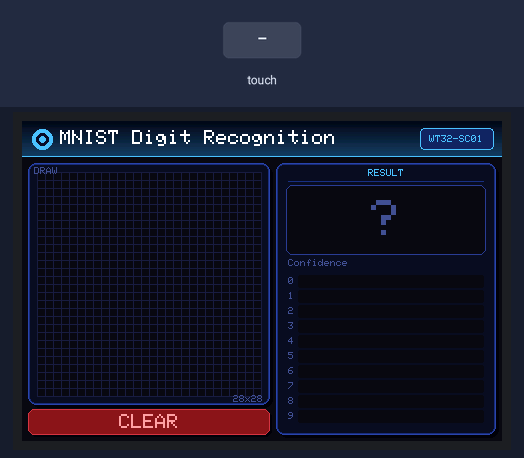
A program run on a simulated ESP32. On the bench: 480×320 colour display. Inputs (shaded band) come from the test bench. What the program prints to the serial monitor is not drawn.

Above: at 1.8 s.
1.9 s: screen touched at 13 % across, 30 % down
At 2.5 s:
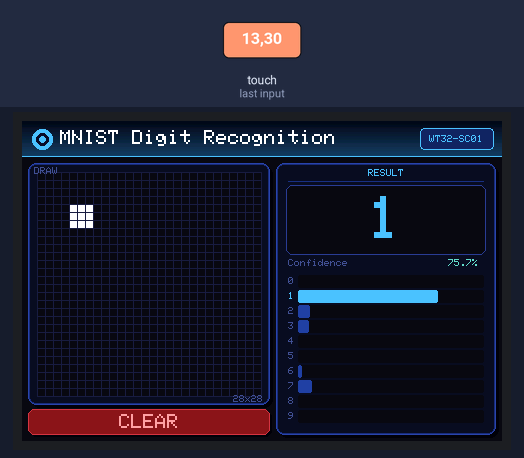
3.4 s: screen touched at 13 % across, 90 % down
At 3.54 s:
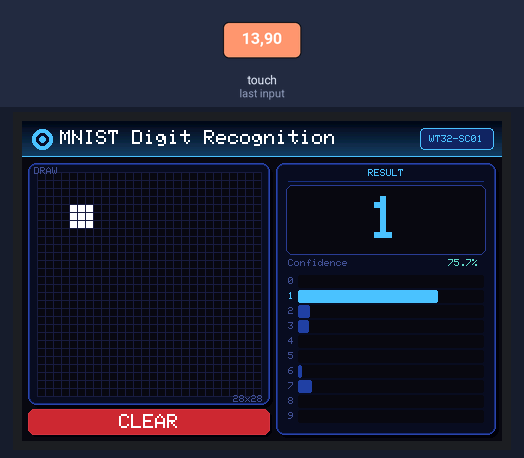
5.1 s: screen touched at 38 % across, 90 % down
At 5.24 s:
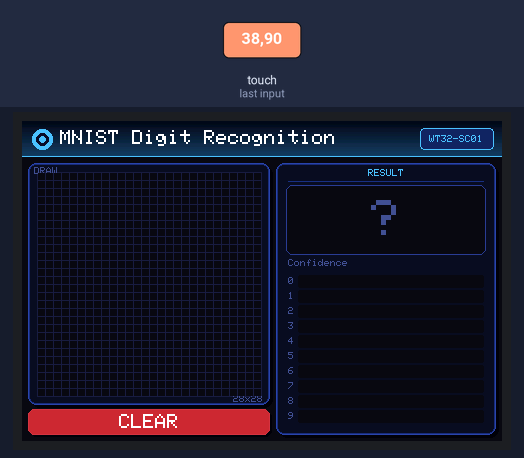
Timing chart, 0 to 8.1 s (numbered marks = the images above; inputs shaded):
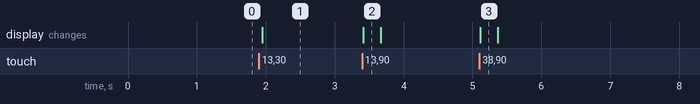

The program:

main.cpp
```cpp
/**
 * ╔══════════════════════════════════════════════════════════╗
 * ║      MNIST Digit Recognition Demo  —  UI Layer          ║
 * ║  Platform : WT32-SC01  (ESP32 + 480×320 cap-touch)      ║
 * ║  Library  : LovyanGFX v1                                ║
 * ║                                                          ║
 * ║  Layout                                                  ║
 * ║  ┌─ Title bar (h=36) ────────────────────────────────┐  ║
 * ║  │ Left card 242×242 (28×28 grid, 8px/cell)          │  ║
 * ║  │ Right panel 220×272  (big digit + bar chart)       │  ║
 * ║  │ CLEAR button 242×26 below canvas                   │  ║
 * ║  └────────────────────────────────────────────────────┘  ║
 * ╚══════════════════════════════════════════════════════════╝
 */

#define LGFX_AUTODETECT
#define LGFX_USE_V1
#include <LovyanGFX.hpp>
#include "nn_ops.h"      // MNIST CNN 推理算子库

static LGFX lcd;

// ═══════════════════════════════════════════════════════════
//  颜色工具  (RGB888 → RGB565)
// ═══════════════════════════════════════════════════════════
static inline uint16_t C(uint8_t r, uint8_t g, uint8_t b) {
    return ((uint16_t)(r >> 3) << 11) | ((uint16_t)(g >> 2) << 5) | (b >> 3);
}

// ── 调色板 ──────────────────────────────────────────────────
const uint16_t COL_BG        = C(  8,  10,  22);  // 深夜背景
const uint16_t COL_CARD      = C( 14,  15,  38);  // 卡片底色
const uint16_t COL_BORDER    = C( 45,  70, 170);  // 卡片边框蓝
const uint16_t COL_BORDER2   = C( 30,  45, 120);  // 内层边框
const uint16_t COL_GRID      = C( 28,  30,  70);  // 网格线
const uint16_t COL_CELL_BG   = C(  8,   9,  22);  // 格子底色
const uint16_t COL_ACCENT    = C( 78, 195, 252);  // 科技蓝高亮
const uint16_t COL_ACCENT2   = C(100, 220, 200);  // 青绿辅色
const uint16_t COL_DIM       = C( 70,  80, 150);  // 暗蓝次要文字
const uint16_t COL_SHADOW    = C(  2,   3,  10);  // 阴影
const uint16_t COL_CLR_BG    = C(140,  20,  30);  // 清除按钮底色
const uint16_t COL_CLR_BDR   = C(210,  55,  65);  // 清除按钮边框
const uint16_t COL_CLR_ACT   = C(200,  40,  50);  // 清除按钮按下色
const uint16_t COL_BAR_FILL  = C( 35,  65, 160);  // 普通柱状图填充

// ═══════════════════════════════════════════════════════════
//  布局常量  (所有尺寸均为像素，屏幕 480×320 横屏)
// ═══════════════════════════════════════════════════════════
#define SCREEN_W   480
#define SCREEN_H   320

// ── 标题栏 ──
#define TITLE_H     36

// ── 左侧画布卡片 ──
#define MARGIN       6
#define CELL_SZ      8      // 每个 MNIST 像素 = 8×8 屏幕像素
#define MNIST_W     28
#define MNIST_H     28
#define CANVAS_PX  (MNIST_W * CELL_SZ)      // 224 px
#define CARD_PAD     9      // 卡片内边距
#define CARD_L_X     MARGIN
#define CARD_L_Y    (TITLE_H + MARGIN)      // 42
#define CARD_L_W    (CANVAS_PX + CARD_PAD * 2)   // 242
#define CARD_L_H    (CANVAS_PX + CARD_PAD * 2)   // 242
#define CVS_X       (CARD_L_X + CARD_PAD)        // 15
#define CVS_Y       (CARD_L_Y + CARD_PAD)        // 51

// ── 清除按钮 ──
#define BTN_H        26
#define BTN_Y       (CARD_L_Y + CARD_L_H + 4)   // 288
#define BTN_X        CARD_L_X
#define BTN_W        CARD_L_W

// ── 右侧结果面板 ──
#define PANEL_X     (CARD_L_X + CARD_L_W + MARGIN)  // 254
#define PANEL_Y      CARD_L_Y                         // 42
#define PANEL_W     (SCREEN_W - PANEL_X - MARGIN)    // 220
#define PANEL_H     (SCREEN_H - PANEL_Y - MARGIN)    // 272

// ── 面板子区域 ──
#define RES_TITLE_H  20
#define RES_BIG_Y   (PANEL_Y + RES_TITLE_H + 2)     // 64
#define RES_BIG_H    70
#define RES_CONF_Y  (RES_BIG_Y + RES_BIG_H + 4)     // 138
#define RES_CONF_H   14
#define RES_BAR_Y   (RES_CONF_Y + RES_CONF_H + 2)   // 154
// 柱状图区域高度 = 面板底 - 柱起点 - 底边距
#define RES_BAR_AREA (PANEL_Y + PANEL_H - RES_BAR_Y - 4)  // 156
// 每条高度：10 条 + 9 条间距(2px)
#define BAR_H       ((RES_BAR_AREA - 9 * 2) / 10)   // 13

// ═══════════════════════════════════════════════════════════
//  全局状态
// ═══════════════════════════════════════════════════════════
uint8_t mnist_buf[MNIST_H][MNIST_W];  // 0~255 灰度值
float   infer_res[10] = {0};          // 推理置信度（后续填入）
int     predicted     = -1;           // 预测数字，-1 = 未推理

// ═══════════════════════════════════════════════════════════
//  绘制函数
// ═══════════════════════════════════════════════════════════

// ── 标题栏（渐变 + 图标 + 标签）──────────────────────────
void drawTitleBar() {
    // 逐行渐变：深蓝 → 稍亮海蓝
    for (int y = 0; y < TITLE_H; y++) {
        float t = (float)y / (TITLE_H - 1);
        uint16_t c = C(
            (uint8_t)( 5 + t * 18),
            (uint8_t)( 8 + t * 55),
            (uint8_t)(25 + t * 75)
        );
        lcd.drawFastHLine(0, y, SCREEN_W, c);
    }
    // 底部高亮线
    lcd.drawFastHLine(0, TITLE_H - 1, SCREEN_W, COL_ACCENT);

    // 左侧同心圆图标
    lcd.fillCircle(20, TITLE_H / 2, 10, COL_ACCENT);
    lcd.fillCircle(20, TITLE_H / 2,  6, C(8, 15, 45));
    lcd.fillCircle(20, TITLE_H / 2,  3, COL_ACCENT);

    // 标题文字
    lcd.setTextSize(2);
    lcd.setTextColor(TFT_WHITE);
    lcd.setCursor(38, 9);
    lcd.print("MNIST Digit Recognition");

    // 右上角芯片标签
    const int tagX = SCREEN_W - 82, tagY = 7;
    lcd.fillRoundRect(tagX,     tagY,     74, 22, 4, C(18, 38, 100));
    lcd.drawRoundRect(tagX,     tagY,     74, 22, 4, COL_ACCENT);
    lcd.setTextSize(1);
    lcd.setTextColor(COL_ACCENT);
    lcd.setCursor(tagX + 9, tagY + 7);
    lcd.print("WT32-SC01");
}

// ── 左侧画布卡片（含 28×28 网格）──────────────────────────
void drawCanvasCard() {
    // 阴影
    lcd.fillRoundRect(CARD_L_X + 3, CARD_L_Y + 3, CARD_L_W, CARD_L_H, 8, COL_SHADOW);
    // 卡片本体
    lcd.fillRoundRect(CARD_L_X, CARD_L_Y, CARD_L_W, CARD_L_H, 8, COL_CARD);
    // 双层边框
    lcd.drawRoundRect(CARD_L_X,     CARD_L_Y,     CARD_L_W,     CARD_L_H,     8, COL_BORDER);
    lcd.drawRoundRect(CARD_L_X + 1, CARD_L_Y + 1, CARD_L_W - 2, CARD_L_H - 2, 7, COL_BORDER2);

    // 网格背景
    lcd.fillRect(CVS_X, CVS_Y, CANVAS_PX, CANVAS_PX, COL_CELL_BG);

    // 垂直网格线
    for (int i = 0; i <= MNIST_W; i++) {
        lcd.drawFastVLine(CVS_X + i * CELL_SZ, CVS_Y, CANVAS_PX, COL_GRID);
    }
    // 水平网格线
    for (int i = 0; i <= MNIST_H; i++) {
        lcd.drawFastHLine(CVS_X, CVS_Y + i * CELL_SZ, CANVAS_PX, COL_GRID);
    }

    // 卡片左上"DRAW"标签
    lcd.setTextSize(1);
    lcd.setTextColor(COL_DIM);
    lcd.setCursor(CARD_L_X + 6, CARD_L_Y + 4);
    lcd.print("DRAW");

    // 右下尺寸标注
    lcd.setCursor(CARD_L_X + CARD_L_W - 37, CARD_L_Y + CARD_L_H - 10);
    lcd.print("28x28");
}

// ── 清除按钮 ────────────────────────────────────────────────
void drawClearBtn(bool pressed = false) {
    uint16_t bg  = pressed ? COL_CLR_ACT : COL_CLR_BG;
    uint16_t txt = pressed ? TFT_WHITE   : C(255, 160, 165);

    lcd.fillRoundRect(BTN_X + 2, BTN_Y + 2, BTN_W, BTN_H, 6, COL_SHADOW);
    lcd.fillRoundRect(BTN_X,     BTN_Y,     BTN_W, BTN_H, 6, bg);
    lcd.drawRoundRect(BTN_X,     BTN_Y,     BTN_W, BTN_H, 6, COL_CLR_BDR);

    // 按钮文字："CLEAR" = 5 chars × 12px = 60px，居中
    lcd.setTextSize(2);
    lcd.setTextColor(txt);
    lcd.setCursor(BTN_X + (BTN_W - 60) / 2, BTN_Y + 5);
    lcd.print("CLEAR");
}

// ── 右侧结果面板 ────────────────────────────────────────────
void drawResultPanel() {
    // 阴影
    lcd.fillRoundRect(PANEL_X + 3, PANEL_Y + 3, PANEL_W, PANEL_H, 8, COL_SHADOW);
    // 面板本体
    lcd.fillRoundRect(PANEL_X, PANEL_Y, PANEL_W, PANEL_H, 8, COL_CARD);
    // 双层边框
    lcd.drawRoundRect(PANEL_X,     PANEL_Y,     PANEL_W,     PANEL_H,     8, COL_BORDER);
    lcd.drawRoundRect(PANEL_X + 1, PANEL_Y + 1, PANEL_W - 2, PANEL_H - 2, 7, COL_BORDER2);

    // ── "RESULT" 标题 ──
    // "RESULT" = 6 chars × 6px = 36px，居中
    lcd.setTextSize(1);
    lcd.setTextColor(COL_ACCENT);
    lcd.setCursor(PANEL_X + (PANEL_W - 36) / 2, PANEL_Y + 6);
    lcd.print("RESULT");
    lcd.drawFastHLine(PANEL_X + 12, PANEL_Y + RES_TITLE_H - 2,
                      PANEL_W - 24, C(30, 50, 130));

    // ── 大数字显示框 ──
    lcd.fillRoundRect(PANEL_X + 10, RES_BIG_Y, PANEL_W - 20, RES_BIG_H,
                      6, COL_CELL_BG);
    lcd.drawRoundRect(PANEL_X + 10, RES_BIG_Y, PANEL_W - 20, RES_BIG_H,
                      6, C(40, 60, 150));

    if (predicted >= 0) {
        // 预测到数字：size 6 → 36×48px，垂直居中 (70-48)/2=11
        lcd.setTextSize(6);
        lcd.setTextColor(COL_ACCENT);
        lcd.setCursor(PANEL_X + (PANEL_W - 36) / 2, RES_BIG_Y + 11);
        lcd.printf("%d", predicted);
    } else {
        // 未推理："?"，size 5 → 30×40px，垂直居中 (70-40)/2=15
        lcd.setTextSize(5);
        lcd.setTextColor(COL_DIM);
        lcd.setCursor(PANEL_X + (PANEL_W - 30) / 2, RES_BIG_Y + 15);
        lcd.print("?");
    }

    // ── 置信度文字行 ──
    lcd.setTextSize(1);
    lcd.setTextColor(COL_DIM);
    lcd.setCursor(PANEL_X + 12, RES_CONF_Y);
    lcd.print("Confidence");
    if (predicted >= 0) {
        lcd.setTextColor(COL_ACCENT2);
        lcd.setCursor(PANEL_X + PANEL_W - 54, RES_CONF_Y);
        lcd.printf("%5.1f%%", infer_res[predicted] * 100.0f);
    }

    // ── 柱状图 0~9 ──
    const int bx = PANEL_X + 22;       // 条形起始 X（留出标签空间）
    const int bw = PANEL_W - 34;       // 条形最大宽度

    for (int i = 0; i < 10; i++) {
        const int   by    = RES_BAR_Y + i * (BAR_H + 2);
        const bool  isTop = (i == predicted);

        // 数字标签
        lcd.setTextSize(1);
        lcd.setTextColor(isTop ? COL_ACCENT : COL_DIM);
        lcd.setCursor(PANEL_X + 12, by + (BAR_H > 8 ? (BAR_H - 8) / 2 : 0));
        lcd.printf("%d", i);

        // 背景槽
        lcd.fillRoundRect(bx, by, bw, BAR_H, 2, COL_CELL_BG);

        // 填充条
        const int fill = (int)(infer_res[i] * bw);
        if (fill > 0) {
            lcd.fillRoundRect(bx, by, fill, BAR_H, 2,
                              isTop ? COL_ACCENT : COL_BAR_FILL);
        }
    }
}

// ── 完整界面初始化 ───────────────────────────────────────────
void drawUI() {
    lcd.fillScreen(COL_BG);
    drawTitleBar();
    drawCanvasCard();
    drawClearBtn(false);
    drawResultPanel();
}

// ═══════════════════════════════════════════════════════════
//  画布操作
// ═══════════════════════════════════════════════════════════

// 更新单格显示（纯二值：0 或 255）
void paintCell(int col, int row) {
    if (col < 0 || col >= MNIST_W || row < 0 || row >= MNIST_H) return;
    if (mnist_buf[row][col] == 255) return;   // 已经是白色，跳过重绘

    mnist_buf[row][col] = 255;

    // 纯白笔迹（带淡蓝冷调，与深色背景对比鲜明）
    lcd.fillRect(
        CVS_X + col * CELL_SZ + 1,
        CVS_Y + row * CELL_SZ + 1,
        CELL_SZ - 1, CELL_SZ - 1,
        TFT_WHITE
    );
}

// 实心方形笔刷（3×3，全部置为 255）
// 手指触点大于单格，3×3 保证每次至少点亮 1 个像素
void drawBrush(int col, int row) {
    for (int dr = -1; dr <= 1; dr++) {
        for (int dc = -1; dc <= 1; dc++) {
            paintCell(col + dc, row + dr);
        }
    }
}

// 清空画布数据并重绘格子区域
void clearCanvas() {
    memset(mnist_buf, 0, sizeof(mnist_buf));

    // 重填背景
    lcd.fillRect(CVS_X + 1, CVS_Y + 1,
                 CANVAS_PX - 1, CANVAS_PX - 1, COL_CELL_BG);

    // 重绘内部网格线（外边框由卡片保持，只需内部线）
    for (int i = 1; i < MNIST_W; i++) {
        lcd.drawFastVLine(CVS_X + i * CELL_SZ, CVS_Y + 1,
                          CANVAS_PX - 1, COL_GRID);
    }
    for (int i = 1; i < MNIST_H; i++) {
        lcd.drawFastHLine(CVS_X + 1, CVS_Y + i * CELL_SZ,
                          CANVAS_PX - 1, COL_GRID);
    }
}

// 局部刷新结果面板（避免整屏重绘闪烁）
void refreshResultPanel() {
    // 刷新大数字框内容
    lcd.fillRoundRect(PANEL_X + 11, RES_BIG_Y + 1,
                      PANEL_W - 22, RES_BIG_H - 2, 5, COL_CELL_BG);
    if (predicted >= 0) {
        lcd.setTextSize(6);
        lcd.setTextColor(COL_ACCENT);
        lcd.setCursor(PANEL_X + (PANEL_W - 36) / 2, RES_BIG_Y + 11);
        lcd.printf("%d", predicted);
    } else {
        lcd.setTextSize(5);
        lcd.setTextColor(COL_DIM);
        lcd.setCursor(PANEL_X + (PANEL_W - 30) / 2, RES_BIG_Y + 15);
        lcd.print("?");
    }

    // 刷新置信度文字行
    lcd.fillRect(PANEL_X + 12, RES_CONF_Y, PANEL_W - 14, RES_CONF_H, COL_CARD);
    lcd.setTextSize(1);
    lcd.setTextColor(COL_DIM);
    lcd.setCursor(PANEL_X + 12, RES_CONF_Y);
    lcd.print("Confidence");
    if (predicted >= 0) {
        lcd.setTextColor(COL_ACCENT2);
        lcd.setCursor(PANEL_X + PANEL_W - 54, RES_CONF_Y);
        lcd.printf("%5.1f%%", infer_res[predicted] * 100.0f);
    }

    // 刷新柱状图
    const int bx = PANEL_X + 22;
    const int bw = PANEL_W - 34;
    for (int i = 0; i < 10; i++) {
        const int  by    = RES_BAR_Y + i * (BAR_H + 2);
        const bool isTop = (i == predicted);

        lcd.setTextSize(1);
        lcd.setTextColor(isTop ? COL_ACCENT : COL_DIM);
        lcd.setCursor(PANEL_X + 12, by + (BAR_H > 8 ? (BAR_H - 8) / 2 : 0));
        lcd.printf("%d", i);

        lcd.fillRoundRect(bx, by, bw, BAR_H, 2, COL_CELL_BG);
        const int fill = (int)(infer_res[i] * bw);
        if (fill > 0) {
            lcd.fillRoundRect(bx, by, fill, BAR_H, 2,
                              isTop ? COL_ACCENT : COL_BAR_FILL);
        }
    }
}

// ═══════════════════════════════════════════════════════════
//  触摸处理
// ═══════════════════════════════════════════════════════════
//  推理触发策略（与 Python mnist_gui.py 保持一致）：
//    _on_drag    → 拖动中每帧实时推理（节流：每 INFER_DRAG_MS 最多一次）
//    _on_release → 抬手时再推理一次（保证最终结果准确）
//    CLEAR 按钮  → 手动清空，重置面板（无自动清空）
// ═══════════════════════════════════════════════════════════
#define INFER_DRAG_MS  800u    // 拖动推理节流间隔（ms），书写中途只偶尔触发一次

// 前向声明（定义在下方，handleTouch 内需要调用）
void runInference();

static bool     was_touching         = false;
static bool     clear_pressed        = false;
static bool     canvas_touched       = false;  // 本次按下是否触碰了画布
static bool     canvas_has_ink       = false;  // 画布上是否有笔迹
static uint32_t last_drag_infer_ms   = 0;      // 上次拖动推理时间戳

void handleTouch(int32_t tx, int32_t ty) {
    // ─ 画布区域 ─
    if (tx >= CVS_X && tx < CVS_X + CANVAS_PX &&
        ty >= CVS_Y && ty < CVS_Y + CANVAS_PX) {

        int col = (tx - CVS_X) / CELL_SZ;
        int row = (ty - CVS_Y) / CELL_SZ;
        drawBrush(col, row);

        canvas_touched = true;
        canvas_has_ink = true;

        // 拖动中实时推理（节流，对应 Python _on_drag → _infer()）
        uint32_t now = millis();
        if (now - last_drag_infer_ms >= INFER_DRAG_MS) {
            last_drag_infer_ms = now;
            runInference();
        }
        return;
    }

    // ─ 清除按钮 ─
    if (tx >= BTN_X && tx < BTN_X + BTN_W &&
        ty >= BTN_Y && ty < BTN_Y + BTN_H) {
        if (!clear_pressed) {
            clear_pressed  = true;
            drawClearBtn(true);
        }
        return;
    }
}

// 将二值 mnist_buf[28][28] (0 或 255) 转为 float[28][28] (0.0 或 1.0)
static float infer_input[28][28];

void runInference() {
    // 1. 二值转浮点并应用 MNIST 归一化
    //    Python 参考: T.Normalize((0.1307,), (0.3081,))
    //    0   → (0.0 - 0.1307) / 0.3081 = -0.4242f  (黑色背景)
    //    255 → (1.0 - 0.1307) / 0.3081 =  2.8215f  (白色笔迹)
    const float VAL_WHITE = (1.0f - 0.1307f) / 0.3081f;   //  2.8215f
    const float VAL_BLACK = (0.0f - 0.1307f) / 0.3081f;   // -0.4242f
    for (int r = 0; r < 28; r++) {
        for (int c = 0; c < 28; c++) {
            infer_input[r][c] = (mnist_buf[r][c] == 255) ? VAL_WHITE : VAL_BLACK;
        }
    }

    // 2. 推理（调用 nn_ops.cpp 中的完整流水线）
    mnist_infer(infer_input, infer_res);

    // 3. 取最大置信度类别
    predicted = mnist_argmax(infer_res);

    // 4. 局部刷新结果面板
    refreshResultPanel();

    // 5. 打印日志
    Serial.printf("[Infer] predicted=%d  conf=%.1f%%\n",
                  predicted, infer_res[predicted] * 100.0f);
}

void onTouchRelease() {
    if (clear_pressed) {
        // 手动 CLEAR：重置所有状态（对应 Python _clear()）
        clearCanvas();
        predicted      = -1;
        canvas_has_ink = false;
        memset(infer_res, 0, sizeof(infer_res));
        refreshResultPanel();
        drawClearBtn(false);
        clear_pressed = false;
        return;
    }

    // 抬手时推理（对应 Python _on_release → _infer()）
    if (canvas_touched && canvas_has_ink) {
        runInference();
    }
    canvas_touched = false;
}

// ═══════════════════════════════════════════════════════════
//  Arduino 入口
// ═══════════════════════════════════════════════════════════
void setup() {
    Serial.begin(115200);
    lcd.init();

    // 确保横屏
    if (lcd.width() < lcd.height()) {
        lcd.setRotation(lcd.getRotation() ^ 1);
    }
    lcd.setBrightness(220);

    memset(mnist_buf, 0, sizeof(mnist_buf));
    memset(infer_res, 0, sizeof(infer_res));

    drawUI();

    Serial.printf("[MNIST] UI ready. Screen: %dx%d\n",
                  lcd.width(), lcd.height());
    Serial.printf("  Canvas origin : (%d, %d)  size: %dx%d\n",
                  CVS_X, CVS_Y, CANVAS_PX, CANVAS_PX);
    Serial.printf("  Cell size     : %d px / MNIST pixel\n", CELL_SZ);
    Serial.printf("  Panel         : x=%d y=%d w=%d h=%d\n",
                  PANEL_X, PANEL_Y, PANEL_W, PANEL_H);
    Serial.printf("  BAR_H         : %d px  (10 bars + 9 gaps in %d px)\n",
                  BAR_H, RES_BAR_AREA);
}

static int32_t touch_x, touch_y;

void loop() {
    bool touching = lcd.getTouch(&touch_x, &touch_y);

    if (touching) {
        handleTouch(touch_x, touch_y);
        was_touching = true;
    } else {
        if (was_touching) {
            onTouchRelease();   // CLEAR 处理 + 画布抬手推理
            was_touching = false;
        }
    }
}
```

Source omitted: del_weights.h (data table, 323025 bytes), nn_ops.cpp (10578 bytes), nn_ops.h (4602 bytes)

Measured:
- after the input at 1.9 s, the display: changes after 0.05 s (image 1)
- after the input at 3.4 s, the display: changes at once (image 2)
- after the input at 5.1 s, the display: changes at once (image 3)
